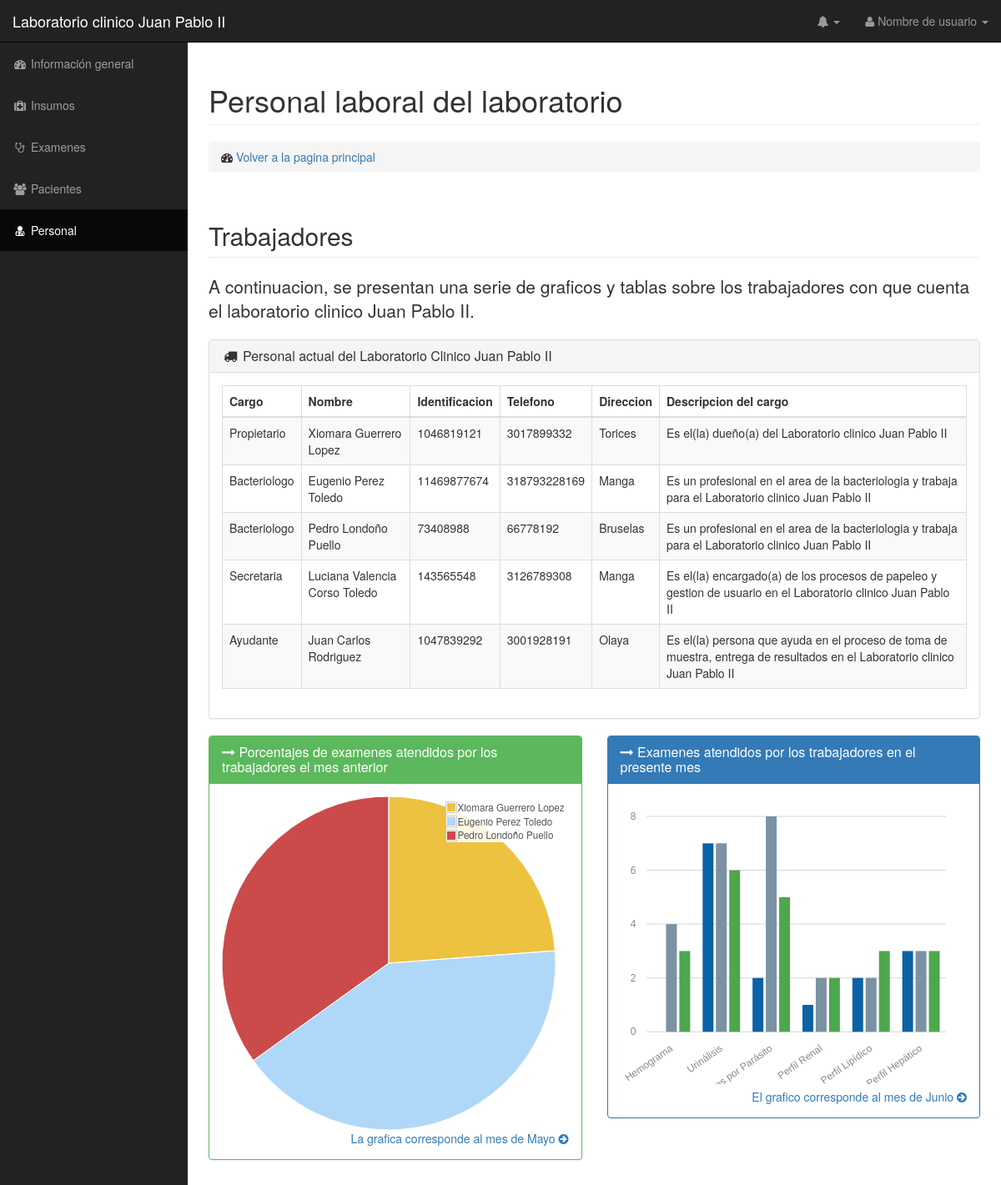
Page /personal.php on the committed database.
### tables this page shows
CREATE TABLE `personal` (
  `id` int(11) NOT NULL,
  `nombre` varchar(140) NOT NULL,
  `identificacion` varchar(140) NOT NULL,
  `estado` int(11) NOT NULL,
  `direccion` varchar(140) NOT NULL,
  `telefono` varchar(140) NOT NULL,
  `fecha_creacion` date NOT NULL,
  `id_cargo` int(11) NOT NULL
);

CREATE TABLE `cargo` (
  `id` int(11) NOT NULL,
  `nombre` varchar(40) NOT NULL,
  `descripcion` varchar(140) NOT NULL,
  `estado` int(11) NOT NULL,
  `fecha_creacion` date NOT NULL
);

### BD/Consultas.php (called while the page is built, shortened)
<?php
class Consultas {
    var $conexion;
    function __construct() {
        $this->conexion = new mysqli("localhost", "root", "", "laboratoriojuanpablo2");
    }
    public function traerExamenesEspecificoMesTrabajador($fecha, $id_trabajador){
    	$c_sql = "SELECT * FROM `examen_clinico_realizacion` WHERE id_trabajador = $id_trabajador AND fecha_creacion LIKE '%$fecha%'";
        $resultado = mysqli_query( $this->conexion, $c_sql ) or die ( "Algo ha ido mal en la consulta a la base de datos");
        $ret = mysqli_num_rows($resultado);
        return $ret;
    }
    public function traerExamenesEspecificoMesTrabajador2($fecha, $id_trabajador, $id_examen){
    	$c_sql = "SELECT * FROM `examen_clinico_realizacion` WHERE id_trabajador = $id_trabajador AND fecha_creacion LIKE '%$fecha%' AND id_examen = $id_examen";
        $resultado = mysqli_query( $this->conexion, $c_sql ) or die ( "Algo ha ido mal en la consulta a la base de datos");
        $ret = mysqli_num_rows($resultado);
        return $ret;
    }
    public function darNombreExamen($id_examen){
    	$c_sql = "SELECT * FROM `examen` WHERE id = $id_examen";
        $resultado = mysqli_query( $this->conexion, $c_sql ) or die ( "Algo ha ido mal en la consulta a la base de datos");
        $r = mysqli_fetch_assoc($resultado);
        return $r["nombre"];
    }
    public function darNombreTrabajador($id_per){
    	$c_sql = "SELECT * FROM `personal` WHERE id = $id_per";
        $resultado = mysqli_query( $this->conexion, $c_sql ) or die ( "Algo ha ido mal en la consulta a la base de datos");
        $r = mysqli_fetch_assoc($resultado);
        return $r["nombre"];
    }
    public function personal(){
    	$c_sql = "SELECT * FROM `personal` ORDER BY `fecha_creacion` DESC";
        $resultado = mysqli_query( $this->conexion, $c_sql ) or die ( "Algo ha ido mal en la consulta a la base de datos");
        return $resultado;
    }
    public function darDatosCargo($id){
    	$c_sql = "SELECT * FROM `cargo` WHERE id = $id";
        $resultado = mysqli_query( $this->conexion, $c_sql ) or die ( "Algo ha ido mal en la consulta a la base de datos");
        $r = mysqli_fetch_assoc($resultado);
        return $r;
    }
 }

### personal.php (the view, shortened to what this page needs)
<?php
require 'BD/Consultas.php';
$consultas = new Consultas();
?>
<!DOCTYPE html>
<html lang="es">
<head>
    <link href="css/bootstrap.min.css" rel="stylesheet">
    <link href="css/sb-admin.css" rel="stylesheet">
    <link href="css/plugins/morris.css" rel="stylesheet">
    <link href="font-awesome/css/font-awesome.min.css" rel="stylesheet" type="text/css">
</head>
<body>
    <div id="wrapper">
        <nav class="navbar navbar-inverse navbar-fixed-top" role="navigation">
            <div class="navbar-header">
                <a class="navbar-brand" href="index.html">Laboratorio clinico Juan Pablo II</a>
            </div>
            <ul class="nav navbar-right top-nav">
                <li class="dropdown">
                    <a href="#" class="dropdown-toggle" data-toggle="dropdown"><i class="fa fa-bell"></i> <b class="caret"></b></a>
                </li>
                <li class="dropdown">
                    <a href="#" class="dropdown-toggle" data-toggle="dropdown"><i class="fa fa-user"></i> Nombre de usuario <b class="caret"></b></a>
                </li>
            </ul>
            <div class="collapse navbar-collapse navbar-ex1-collapse">
                <ul class="nav navbar-nav side-nav">
                    <li>
                        <a href="index.php"><i class="fa fa-fw fa-dashboard"></i> Información general</a>
                    </li>
                    <li>
                        <a href="insumos.php"><i class="fa fa-fw fa-medkit"></i> Insumos</a>
                    </li>
                    <li>
                        <a href="examenes.php"><i class="fa fa-fw fa-stethoscope"></i> Examenes</a>
                    </li>
                    <li>
                        <a href="pacientes.php"><i class="fa fa-fw fa-users"></i> Pacientes</a>
                    </li>
                    <li class="active">
                        <a href="personal.php"><i class="fa fa-fw fa-user-md"></i> Personal</a>
                    </li>
                </ul>
            </div>
        </nav>
        <div id="page-wrapper">
            <div class="container-fluid">
                <div class="row">
                    <div class="col-lg-12">
                        <h1 class="page-header">
                             Personal laboral del laboratorio
                        </h1>
                        <ol class="breadcrumb">
                            <li>
                                <i class="fa fa-dashboard"></i>  <a href="index.php"> Volver a la pagina principal</a>
                            </li>
                        </ol>
                    </div>
                </div>
                <div class="row">
                    <div class="col-lg-12">
                        <h2 class="page-header">Trabajadores</h2>
                        <p class="lead">A continuacion, se presentan una serie de graficos y tablas sobre los trabajadores con que cuenta el laboratorio clinico Juan Pablo II.</p>
                    </div>
                </div>
                                <div class="row">
                <div class="col-lg-12">
                        <div class="panel panel-default">
                            <div class="panel-heading">
                                <h3 class="panel-title"><i class="fa fa-truck fa-fw"></i> Personal actual del Laboratorio Clinico Juan Pablo II</h3>
                            </div>
                            <div class="panel-body">
                                <div class="table-responsive">
                                    <table class="table table-bordered table-hover table-striped">
                                        <thead>
                                            <tr>
                                                <th>Cargo</th>
                                                <th>Nombre</th>
                                                <th>Identificacion</th>
                                                <th>Telefono</th>
                                                <th>Direccion</th>
                                                <th>Descripcion del cargo</th>
                                            </tr>
                                        </thead>
                                        <tbody>
<?php
$personal = $consultas->personal();
while ($res = mysqli_fetch_array($personal)){
    $cargo = $consultas->darDatosCargo($res['id_cargo']);
    echo "<tr>";
    echo "<td>{$cargo['nombre']}</td>";
    echo "<td>{$res['nombre']}</td>";
    echo "<td>{$res['identificacion']}</td>";
    echo "<td>{$res['telefono']}</td>";
    echo "<td>{$res['direccion']}</td>";
    echo "<td>{$cargo['descripcion']}</td>";
    echo "</tr>";
}
?>
                                        </tbody>
                                    </table>
                                </div>
                            </div>
                        </div>
                    </div>
                </div>
                <div class="row">
                    <div class="col-lg-6">
                        <div class="panel panel-green">
                            <div class="panel-heading">
                                <h3 class="panel-title"><i class="fa fa-long-arrow-right"></i> Porcentajes de examenes atendidos por los trabajadores el mes anterior</h3>
                            </div>
                            <div class="panel-body">
                                <div class="flot-chart">
                                    <div class="flot-chart-content" id="flot-pie-chart"></div>
                                </div>
                                <div class="text-right">
                                    <a href="#"> La grafica corresponde al mes de Mayo <i class="fa fa-arrow-circle-right"></i></a>
                                </div>
                            </div>
                        </div>
                    </div>
                    <div class="col-lg-6">
                        <div class="panel panel-primary">
                            <div class="panel-heading">
                                <h3 class="panel-title"><i class="fa fa-long-arrow-right"></i> Examenes atendidos por los trabajadores en el presente mes</h3>
                            </div>
                            <div class="panel-body">
                                <div id="morris-bar-chart"></div>
                                <div class="text-right">
                                    <a href="#">El grafico corresponde al mes de Junio <i class="fa fa-arrow-circle-right"></i></a>
                                </div>
                            </div>
                        </div>
                    </div>
                </div>
            </div>
        </div>
    </div>
    <script type="text/javascript">
        // Flot Charts sample data for SB Admin templat
<?php
    $fec = date("Y-m-d");
?>
// Flot Pie Chart with Tooltips
$(function() {
<?php
$f_actual = date("Y-m");
$f_mes_ant = "2018-05";
?>
    var data = [{
        label: <?php echo '"' . $consultas->darNombreTrabajador(1) . '",';?>
        data: <?php echo $consultas->traerExamenesEspecificoMesTrabajador($f_mes_ant, 1);?>
    }, {
        label: <?php echo '"' . $consultas->darNombreTrabajador(2) . '",';?>
        data: <?php echo $consultas->traerExamenesEspecificoMesTrabajador($f_mes_ant, 2);?>
    }, {
        label: <?php echo '"' . $consultas->darNombreTrabajador(3) . '",';?>
        data: <?php echo $consultas->traerExamenesEspecificoMesTrabajador($f_mes_ant, 3);?>
    }];
    var plotObj = $.plot($("#flot-pie-chart"), data, {
        series: {
            pie: {
                show: true
            }
        },
        grid: {
            hoverable: true
        },
        tooltip: true,
        tooltipOpts: {
            content: "%p.0%, %s", // show percentages, rounding to 2 decimal places
            shifts: {
                x: 20,
                y: 0
            },
            defaultTheme: false
        }
    });
<?php
    $f_actual = $f_mes_ant;
?>
// Bar Chart
    Morris.Bar({
        element: 'morris-bar-chart',
        data: [{
            device: <?php echo '"' . $consultas->darNombreExamen(1) . '",';?>
            geekbench: <?php echo $consultas->traerExamenesEspecificoMesTrabajador2($f_actual, 1, 1);?>,
            geekbench2: <?php echo $consultas->traerExamenesEspecificoMesTrabajador2($f_actual, 2, 1);?>,
            geekbench3: <?php echo $consultas->traerExamenesEspecificoMesTrabajador2($f_actual, 3, 1);?>
        }, {
            device: <?php echo '"' . $consultas->darNombreExamen(2) . '",';?>
            geekbench: <?php echo $consultas->traerExamenesEspecificoMesTrabajador2($f_actual, 1, 2);?>,
            geekbench2: <?php echo $consultas->traerExamenesEspecificoMesTrabajador2($f_actual, 2, 2);?>,
            geekbench3: <?php echo $consultas->traerExamenesEspecificoMesTrabajador2($f_actual, 3, 2);?>
        }, {
            device: <?php echo '"' . $consultas->darNombreExamen(3) . '",';?>
            geekbench: <?php echo $consultas->traerExamenesEspecificoMesTrabajador2($f_actual, 1, 3);?>,
            geekbench2: <?php echo $consultas->traerExamenesEspecificoMesTrabajador2($f_actual, 2, 3);?>,
            geekbench3: <?php echo $consultas->traerExamenesEspecificoMesTrabajador2($f_actual, 3, 3);?>
        }, {
            device: <?php echo '"' . $consultas->darNombreExamen(4) . '",';?>
            geekbench: <?php echo $consultas->traerExamenesEspecificoMesTrabajador2($f_actual, 1, 4);?>,
            geekbench2: <?php echo $consultas->traerExamenesEspecificoMesTrabajador2($f_actual, 2, 4);?>,
            geekbench3: <?php echo $consultas->traerExamenesEspecificoMesTrabajador2($f_actual, 3, 4);?>
        }, {
            device: <?php echo '"' . $consultas->darNombreExamen(5) . '",';?>
            geekbench: <?php echo $consultas->traerExamenesEspecificoMesTrabajador2($f_actual, 1, 5);?>,
            geekbench2: <?php echo $consultas->traerExamenesEspecificoMesTrabajador2($f_actual, 2, 5);?>,
            geekbench3: <?php echo $consultas->traerExamenesEspecificoMesTrabajador2($f_actual, 3, 5);?>
        }, {
            device: <?php echo '"' . $consultas->darNombreExamen(6) . '",';?>
            geekbench: <?php echo $consultas->traerExamenesEspecificoMesTrabajador2($f_actual, 1, 6);?>,
            geekbench2: <?php echo $consultas->traerExamenesEspecificoMesTrabajador2($f_actual, 2, 6);?>,
            geekbench3: <?php echo $consultas->traerExamenesEspecificoMesTrabajador2($f_actual, 3, 6);?>
        }],
        xkey: 'device',
        ykeys: ['geekbench', 'geekbench2', 'geekbench3'],
        labels: [<?php echo '"' . $consultas->darNombreTrabajador(1) . '",';?><?php echo '"' . $consultas->darNombreTrabajador(2) . '",';?><?php echo '"' . $consultas->darNombreTrabajador(3) . '"';?>],
        barRatio: 0.4,
        xLabelAngle: 35,
        hideHover: 'auto',
        resize: true
    });
});
    </script>
</body>
</html>

### css/sb-admin.css (style rules this page uses)
body { margin-top: 100px; background-color: #222; }
@media (min-width:768px) { body { margin-top: 50px; } }
#wrapper { padding-left: 0; }
#page-wrapper { width: 100%; padding: 0; background-color: #fff; }
@media (min-width:768px) { #wrapper { padding-left: 225px; } }
@media (min-width:768px) { #page-wrapper { padding: 10px; } }
.top-nav { padding: 0 15px; }
.top-nav>li { display: inline-block; float: left; }
.top-nav>li>a { padding-top: 15px; padding-bottom: 15px; line-height: 20px; color: #999; }
@media (min-width:768px) { .side-nav { position: fixed; top: 51px; left: 225px; width: 225px; margin-left: -225px; border: none; border-radius: 0; overflow-y: auto; background-color: #222; bottom: 0; overflow-x: hidden; padding-bottom: 40px; } }
@media (min-width:768px) { .side-nav>li>a { width: 225px; } }
.flot-chart { display: block; height: 400px; }
.flot-chart-content { width: 100%; height: 100%; }
.panel-green { border-color: #5cb85c; }
.panel-green > .panel-heading { border-color: #5cb85c; color: #fff; background-color: #5cb85c; }

### rows in the picture
personal: id_cargo.nombre "Propietario", nombre "Xiomara Guerrero Lopez", identificacion "1046819121", telefono "3017899332", direccion "Torices", id_cargo.descripcion "Es el(la) dueño(a) del Laboratorio clinico Juan Pablo II"
personal: id_cargo.nombre "Bacteriologo", nombre "Eugenio Perez Toledo", identificacion "11469877674", telefono "318793228169", direccion "Manga", id_cargo.descripcion "Es un profesional en el area de la bacteriologia y trabaja para el Laboratorio clinico Juan Pablo II"
personal: id_cargo.nombre "Bacteriologo", nombre "Pedro Londoño Puello", identificacion "73408988", telefono "66778192", direccion "Bruselas", id_cargo.descripcion "Es un profesional en el area de la bacteriologia y trabaja para el Laboratorio clinico Juan Pablo II"
personal: id_cargo.nombre "Secretaria", nombre "Luciana Valencia Corso Toledo", identificacion "143565548", telefono "3126789308", direccion "Manga", id_cargo.descripcion "Es el(la) encargado(a) de los procesos de papeleo y gestion de usuario en el Laboratorio clinico Juan Pablo II"
personal: id_cargo.nombre "Ayudante", nombre "Juan Carlos Rodriguez", identificacion "1047839292", telefono "3001928191", direccion "Olaya", id_cargo.descripcion "Es el(la) persona que ayuda en el proceso de toma de muestra, entrega de resultados en el Laboratorio clinico Juan Pablo II"

### other values in the picture
chart data {{ $consultas->darNombreTrabajador(1) }} Xiomara Guerrero Lopez
chart data {{ $consultas->darNombreTrabajador(2) }} Eugenio Perez Toledo
